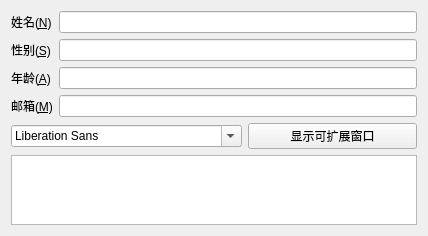
<?xml version="1.0" encoding="UTF-8"?>
<ui version="4.0">
 <class>myWidget</class>
 <widget class="QWidget" name="myWidget">
  <property name="geometry">
   <rect>
    <x>0</x>
    <y>0</y>
    <width>428</width>
    <height>232</height>
   </rect>
  </property>
  <property name="windowTitle">
   <string>myWidget</string>
  </property>
  <layout class="QVBoxLayout" name="verticalLayout">
   <item>
    <layout class="QFormLayout" name="formLayout">
     <item row="0" column="1">
      <widget class="QLineEdit" name="nLineEdit"/>
     </item>
     <item row="1" column="0">
      <widget class="QLabel" name="sLabel">
       <property name="text">
        <string>性别(&amp;S)</string>
       </property>
       <property name="buddy">
        <cstring>sLineEdit</cstring>
       </property>
      </widget>
     </item>
     <item row="1" column="1">
      <widget class="QLineEdit" name="sLineEdit"/>
     </item>
     <item row="2" column="0">
      <widget class="QLabel" name="aLabel">
       <property name="text">
        <string>年龄(&amp;A)</string>
       </property>
       <property name="buddy">
        <cstring>aLineEdit</cstring>
       </property>
      </widget>
     </item>
     <item row="2" column="1">
      <widget class="QLineEdit" name="aLineEdit"/>
     </item>
     <item row="3" column="0">
      <widget class="QLabel" name="mLabel">
       <property name="text">
        <string>邮箱(&amp;M)</string>
       </property>
       <property name="buddy">
        <cstring>mLineEdit</cstring>
       </property>
      </widget>
     </item>
     <item row="3" column="1">
      <widget class="QLineEdit" name="mLineEdit"/>
     </item>
     <item row="0" column="0">
      <widget class="QLabel" name="nLabel">
       <property name="text">
        <string>姓名(&amp;N)</string>
       </property>
       <property name="buddy">
        <cstring>nLineEdit</cstring>
       </property>
      </widget>
     </item>
    </layout>
   </item>
   <item>
    <spacer name="verticalSpacer">
     <property name="orientation">
      <enum>Qt::Vertical</enum>
     </property>
     <property name="sizeHint" stdset="0">
      <size>
       <width>20</width>
       <height>40</height>
      </size>
     </property>
    </spacer>
   </item>
   <item>
    <layout class="QHBoxLayout" name="horizontalLayout">
     <item>
      <widget class="QFontComboBox" name="fontComboBox"/>
     </item>
     <item>
      <widget class="QPushButton" name="pushButton">
       <property name="text">
        <string>显示可扩展窗口</string>
       </property>
       <property name="checkable">
        <bool>true</bool>
       </property>
      </widget>
     </item>
    </layout>
   </item>
   <item>
    <widget class="QTextEdit" name="textEdit">
     <property name="maximumSize">
      <size>
       <width>410</width>
       <height>192</height>
      </size>
     </property>
    </widget>
   </item>
  </layout>
 </widget>
 <layoutdefault spacing="6" margin="11"/>
 <resources/>
 <connections>
  <connection>
   <sender>fontComboBox</sender>
   <signal>currentFontChanged(QFont)</signal>
   <receiver>textEdit</receiver>
   <slot>setCurrentFont(QFont)</slot>
   <hints>
    <hint type="sourcelabel">
     <x>170</x>
     <y>126</y>
    </hint>
    <hint type="destinationlabel">
     <x>171</x>
     <y>169</y>
    </hint>
   </hints>
  </connection>
 </connections>
</ui>
